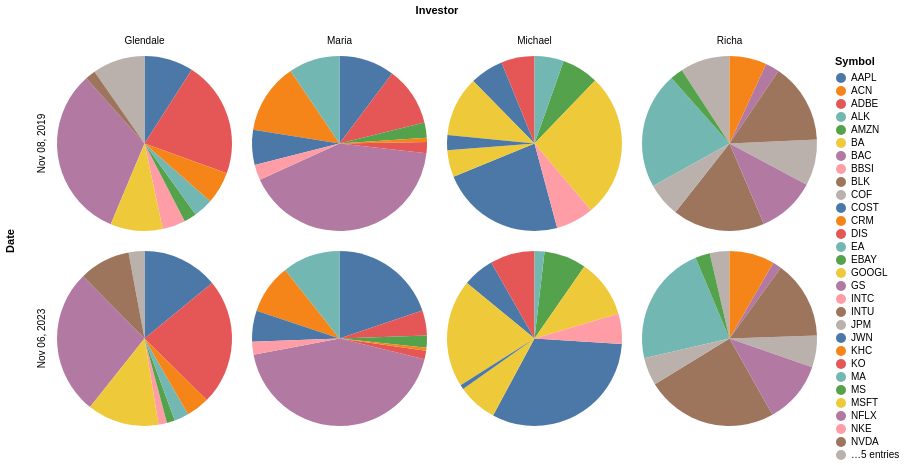

Notebook cell for this chart:
### Markdown cell above
### Visualization 1

This visualization shows the total value (shares * price) for each stock as a proportion of each investor's portfolio, separated by date. Describe this visualization's strengths and weaknesses in the activity doc.

### Code cell
alt.Chart(portfolioData).mark_arc().encode(
    theta="TotalValue:Q",
    color="Symbol:N"
).properties(
    width=175,
    height=175
).facet(
    column='Investor:N',
    row="Date:T"
).transform_calculate(
    TotalValue=alt.datum.Shares*alt.datum.Price
)

### Figure 1 — Vega-Lite specification as saved in the notebook (floating-point values rounded to 4 significant figures)
{"config": {"view": {"continuousWidth": 300, "continuousHeight": 300}}, "data": {"name": "data-179a789c1cc4599ee9efa294945fbda3"}, "facet": {"column": {"field": "Investor", "type": "nominal"}, "row": {"field": "Date", "type": "temporal"}}, "spec": {"mark": {"type": "arc"}, "encoding": {"color": {"field": "Symbol", "type": "nominal"}, "theta": {"field": "TotalValue", "type": "quantitative"}}, "height": 175, "width": 175}, "transform": [{"calculate": "(datum.Shares * datum.Price)", "as": "TotalValue"}], "$schema": "https://vega.github.io/schema/vega-lite/v5.20.1.json", "datasets": {"data-179a789c1cc4599ee9efa294945fbda3": [{"Investor": "Maria", "Company": "Apple", "Symbol": "AAPL", "Shares": 20, "Price": 179.2, "Date": "November 6, 2023"}, {"Investor": "Maria", "Company": "Netflix Inc.", "Symbol": "NFLX", "Shares": 18, "Price": 434.7, "Date": "November 6, 2023"}, {"Investor": "Maria", "Company": "Target Corporation", "Symbol": "TGT", "Shares": 15, "Price": 111.0, "Date": "November 6, 2023"}, {"Investor": "Maria", "Company": "Walt Disney Company", "Symbol": "DIS", "Shares": 10, "Price": 84.02, "Date": "November 6, 2023"}, {"Investor": "Maria", "Company": "Starbucks Corporation", "Symbol": "SBUX", "Shares": 10, "Price": 104.0, "Date": "November 6, 2023"}, {"Investor": "Maria", "Company": "eBay Inc.", "Symbol": "EBAY", "Shares": 10, "Price": 40.36, "Date": "November 6, 2023"}, {"Investor": "Maria", "Company": "Ulta Beauty Inc.", "Symbol": "ULTA", "Shares": 5, "Price": 386.0, "Date": "November 6, 2023"}, {"Investor": "Maria", "Company": "Coca-Cola Company", "Symbol": "KO", "Shares": 5, "Price": 56.97, "Date": "November 6, 2023"}, {"Investor": "Maria", "Company": "NIKE Inc. Class B", "Symbol": "NKE", "Shares": 4, "Price": 107.2, "Date": "November 6, 2023"}, {"Investor": "Maria", "Company": "Kraft Heinz Company", "Symbol": "KHC", "Shares": 3, "Price": 33.29, "Date": "November 6, 2023"}, {"Investor": "Glendale", "Company": "Apple", "Symbol": "AAPL", "Shares": 19, "Price": 179.2, "Date": "November 6, 2023"}, {"Investor": "Glendale", "Company": "Netflix Inc.", "Symbol": "NFLX", "Shares": 15, "Price": 434.7, "Date": "November 6, 2023"}, {"Investor": "Glendale", "Company": "PayPal Holdings Inc.", "Symbol": "PYPL", "Shares": 13, "Price": 54.62, "Date": "November 6, 2023"}, {"Investor": "Glendale", "Company": "Intel Corporation", "Symbol": "INTC", "Shares": 10, "Price": 37.95, "Date": "November 6, 2023"}, {"Investor": "Glendale", "Company": "Adobe Incorporated", "Symbol": "ADBE", "Shares": 10, "Price": 565.5, "Date": "November 6, 2023"}, {"Investor": "Glendale", "Company": "Microsoft Corporation", "Symbol": "MSFT", "Shares": 9, "Price": 356.5, "Date": "November 6, 2023"}, {"Investor": "Glendale", "Company": "eBay Inc.", "Symbol": "EBAY", "Shares": 9, "Price": 40.36, "Date": "November 6, 2023"}, {"Investor": "Glendale", "Company": "NVIDIA Corporation", "Symbol": "NVDA", "Shares": 5, "Price": 457.5, "Date": "November 6, 2023"}, {"Investor": "Glendale", "Company": "Electronic Arts Inc.", "Symbol": "EA", "Shares": 5, "Price": 129.3, "Date": "November 6, 2023"}, {"Investor": "Glendale", "Company": "Salesforce Inc.", "Symbol": "CRM", "Shares": 5, "Price": 207.4, "Date": "November 6, 2023"}, {"Investor": "Richa", "Company": "PayPal Holdings Inc.", "Symbol": "PYPL", "Shares": 15, "Price": 54.62, "Date": "November 6, 2023"}, {"Investor": "Richa", "Company": "Capital One Financial Corp", "Symbol": "COF", "Shares": 13, "Price": 101.5, "Date": "November 6, 2023"}, {"Investor": "Richa", "Company": "Bank of America Corp", "Symbol": "BAC", "Shares": 13, "Price": 28.33, "Date": "November 6, 2023"}, {"Investor": "Richa", "Company": "Mastercard Incorporated Class A", "Symbol": "MA", "Shares": 13, "Price": 386.2, "Date": "November 6, 2023"}, {"Investor": "Richa", "Company": "Intuit Inc.", "Symbol": "INTU", "Shares": 11, "Price": 500.5, "Date": "November 6, 2023"}, {"Investor": "Richa", "Company": "Goldman Sachs Group Inc.", "Symbol": "GS", "Shares": 8, "Price": 323.9, "Date": "November 6, 2023"}, {"Investor": "Richa", "Company": "Morgan Stanley", "Symbol": "MS", "Shares": 8, "Price": 75.92, "Date": "November 6, 2023"}, {"Investor": "Richa", "Company": "JPMorgan Chase & Co.", "Symbol": "JPM", "Shares": 8, "Price": 144.1, "Date": "November 6, 2023"}, {"Investor": "Richa", "Company": "Accenture Plc Class A", "Symbol": "ACN", "Shares": 6, "Price": 313.1, "Date": "November 6, 2023"}, {"Investor": "Richa", "Company": "BlackRock Inc.", "Symbol": "BLK", "Shares": 5, "Price": 653.2, "Date": "November 6, 2023"}, {"Investor": "Michael", "Company": "Amazon.com Inc.", "Symbol": "AMZN", "Shares": 10, "Price": 139.7, "Date": "November 6, 2023"}, {"Investor": "Michael", "Company": "Starbucks Corporation", "Symbol": "SBUX", "Shares": 10, "Price": 104.0, "Date": "November 6, 2023"}, {"Investor": "Michael", "Company": "Costco Wholesale Corporation", "Symbol": "COST", "Shares": 10, "Price": 569.8, "Date": "November 6, 2023"}, {"Investor": "Michael", "Company": "Microsoft Corporation", "Symbol": "MSFT", "Shares": 10, "Price": 356.5, "Date": "November 6, 2023"}, {"Investor": "Michael", "Company": "T-Mobile US Inc.", "Symbol": "TMUS", "Shares": 10, "Price": 147.3, "Date": "November 6, 2023"}, {"Investor": "Michael", "Company": "Boeing Company", "Symbol": "BA", "Shares": 10, "Price": 192.9, "Date": "November 6, 2023"}, {"Investor": "Michael", "Company": "Alphabet Inc. Class A", "Symbol": "GOOGL", "Shares": 10, "Price": 131.4, "Date": "November 6, 2023"}, {"Investor": "Michael", "Company": "Alaska Airlines", "Symbol": "ALK", "Shares": 10, "Price": 32.84, "Date": "November 6, 2023"}, {"Investor": "Michael", "Company": "Barrett Business Services", "Symbol": "BBSI", "Shares": 10, "Price": 99.17, "Date": "November 6, 2023"}, {"Investor": "Michael", "Company": "Nordstrom Inc", "Symbol": "JWN", "Shares": 10, "Price": 14.33, "Date": "November 6, 2023"}, {"Investor": "Maria", "Company": "Apple", "Symbol": "AAPL", "Shares": 20, "Price": 65.04, "Date": "November 8, 2019"}, {"Investor": "Maria", "Company": "Netflix Inc.", "Symbol": "NFLX", "Shares": 18, "Price": 291.6, "Date": "November 8, 2019"}, {"Investor": "Maria", "Company": "Target Corporation", "Symbol": "TGT", "Shares": 15, "Price": 110.2, "Date": "November 8, 2019"}, {"Investor": "Maria", "Company": "Walt Disney Company", "Symbol": "DIS", "Shares": 10, "Price": 138.0, "Date": "November 8, 2019"}, {"Investor": "Maria", "Company": "Starbucks Corporation", "Symbol": "SBUX", "Shares": 10, "Price": 81.77, "Date": "November 8, 2019"}, {"Investor": "Maria", "Company": "eBay Inc.", "Symbol": "EBAY", "Shares": 10, "Price": 35.14, "Date": "November 8, 2019"}, {"Investor": "Maria", "Company": "Ulta Beauty Inc.", "Symbol": "ULTA", "Shares": 5, "Price": 239.3, "Date": "November 8, 2019"}, {"Investor": "Maria", "Company": "Coca-Cola Company", "Symbol": "KO", "Shares": 5, "Price": 52.21, "Date": "November 8, 2019"}, {"Investor": "Maria", "Company": "NIKE Inc. Class B", "Symbol": "NKE", "Shares": 4, "Price": 89.81, "Date": "November 8, 2019"}, {"Investor": "Maria", "Company": "Kraft Heinz Company", "Symbol": "KHC", "Shares": 3, "Price": 32.85, "Date": "November 8, 2019"}, {"Investor": "Glendale", "Company": "Apple", "Symbol": "AAPL", "Shares": 19, "Price": 65.04, "Date": "November 8, 2019"}, {"Investor": "Glendale", "Company": "Netflix Inc.", "Symbol": "NFLX", "Shares": 15, "Price": 291.6, "Date": "November 8, 2019"}, {"Investor": "Glendale", "Company": "PayPal Holdings Inc.", "Symbol": "PYPL", "Shares": 13, "Price": 101.4, "Date": "November 8, 2019"}, {"Investor": "Glendale", "Company": "Intel Corporation", "Symbol": "INTC", "Shares": 10, "Price": 58.27, "Date": "November 8, 2019"}, {"Investor": "Glendale", "Company": "Adobe Incorporated", "Symbol": "ADBE", "Shares": 10, "Price": 292.5, "Date": "November 8, 2019"}, {"Investor": "Glendale", "Company": "Microsoft Corporation", "Symbol": "MSFT", "Shares": 9, "Price": 146.0, "Date": "November 8, 2019"}, {"Investor": "Glendale", "Company": "eBay Inc.", "Symbol": "EBAY", "Shares": 9, "Price": 35.14, "Date": "November 8, 2019"}, {"Investor": "Glendale", "Company": "NVIDIA Corporation", "Symbol": "NVDA", "Shares": 5, "Price": 51.94, "Date": "November 8, 2019"}, {"Investor": "Glendale", "Company": "Electronic Arts Inc.", "Symbol": "EA", "Shares": 5, "Price": 98.27, "Date": "November 8, 2019"}, {"Investor": "Glendale", "Company": "Salesforce Inc.", "Symbol": "CRM", "Shares": 5, "Price": 161.1, "Date": "November 8, 2019"}, {"Investor": "Richa", "Company": "PayPal Holdings Inc.", "Symbol": "PYPL", "Shares": 15, "Price": 101.4, "Date": "November 8, 2019"}, {"Investor": "Richa", "Company": "Capital One Financial Corp", "Symbol": "COF", "Shares": 13, "Price": 109.5, "Date": "November 8, 2019"}, {"Investor": "Richa", "Company": "Bank of America Corp", "Symbol": "BAC", "Shares": 13, "Price": 33.26, "Date": "November 8, 2019"}, {"Investor": "Richa", "Company": "Mastercard Incorporated Class A", "Symbol": "MA", "Shares": 13, "Price": 274.9, "Date": "November 8, 2019"}, {"Investor": "Richa", "Company": "Intuit Inc.", "Symbol": "INTU", "Shares": 11, "Price": 256.9, "Date": "November 8, 2019"}, {"Investor": "Richa", "Company": "Goldman Sachs Group Inc.", "Symbol": "GS", "Shares": 8, "Price": 222.9, "Date": "November 8, 2019"}, {"Investor": "Richa", "Company": "Morgan Stanley", "Symbol": "MS", "Shares": 8, "Price": 49.15, "Date": "November 8, 2019"}, {"Investor": "Richa", "Company": "JPMorgan Chase & Co.", "Symbol": "JPM", "Shares": 8, "Price": 130.4, "Date": "November 8, 2019"}, {"Investor": "Richa", "Company": "Accenture Plc Class A", "Symbol": "ACN", "Shares": 6, "Price": 189.7, "Date": "November 8, 2019"}, {"Investor": "Richa", "Company": "BlackRock Inc.", "Symbol": "BLK", "Shares": 5, "Price": 490.2, "Date": "November 8, 2019"}, {"Investor": "Michael", "Company": "Amazon.com Inc.", "Symbol": "AMZN", "Shares": 10, "Price": 89.29, "Date": "November 8, 2019"}, {"Investor": "Michael", "Company": "Starbucks Corporation", "Symbol": "SBUX", "Shares": 10, "Price": 81.77, "Date": "November 8, 2019"}, {"Investor": "Michael", "Company": "Costco Wholesale Corporation", "Symbol": "COST", "Shares": 10, "Price": 302.6, "Date": "November 8, 2019"}, {"Investor": "Michael", "Company": "Microsoft Corporation", "Symbol": "MSFT", "Shares": 10, "Price": 146.0, "Date": "November 8, 2019"}, {"Investor": "Michael", "Company": "T-Mobile US Inc.", "Symbol": "TMUS", "Shares": 10, "Price": 80.94, "Date": "November 8, 2019"}, {"Investor": "Michael", "Company": "Boeing Company", "Symbol": "BA", "Shares": 10, "Price": 351.0, "Date": "November 8, 2019"}, {"Investor": "Michael", "Company": "Alphabet Inc. Class A", "Symbol": "GOOGL", "Shares": 10, "Price": 65.45, "Date": "November 8, 2019"}, {"Investor": "Michael", "Company": "Alaska Airlines", "Symbol": "ALK", "Shares": 10, "Price": 71.17, "Date": "November 8, 2019"}, {"Investor": "Michael", "Company": "Barrett Business Services", "Symbol": "BBSI", "Shares": 10, "Price": 91.99, "Date": "November 8, 2019"}, {"Investor": "Michael", "Company": "Nordstrom Inc", "Symbol": "JWN", "Shares": 10, "Price": 36.65, "Date": "November 8, 2019"}]}}
